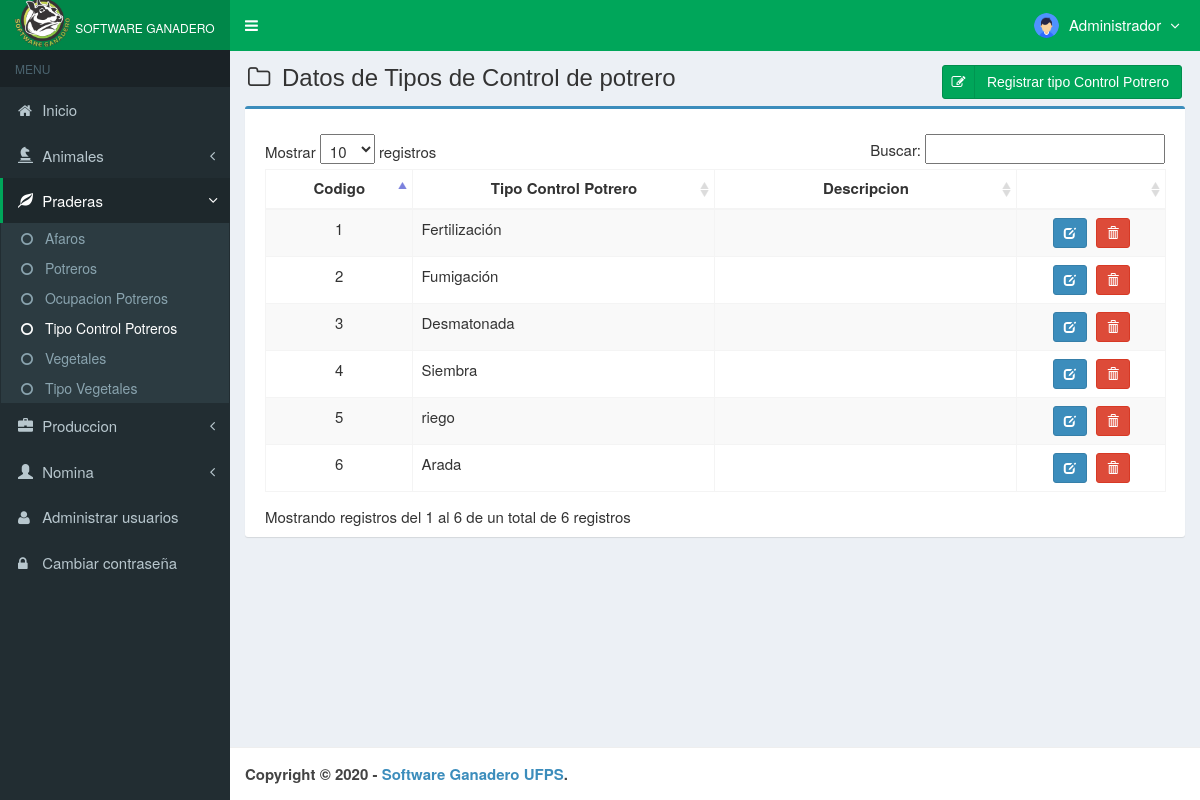
/main.php?module=tipo_ctr_potrero (signed in), run on the app's committed database.
### tables this page shows
CREATE TABLE `usuarios` (
  `id_user` int(3) NOT NULL,
  `username` varchar(50) NOT NULL,
  `name_user` varchar(50) NOT NULL,
  `password` varchar(50) NOT NULL,
  `email` varchar(50) DEFAULT NULL,
  `telefono` varchar(13) DEFAULT NULL,
  `foto` varchar(100) DEFAULT NULL,
  `permisos_acceso` enum('Super Admin','Gerente','Almacen') NOT NULL,
  `status` enum('activo','bloqueado') NOT NULL DEFAULT 'activo',
  `created_at` timestamp NOT NULL DEFAULT CURRENT_TIMESTAMP,
  `updated_at` timestamp NOT NULL DEFAULT CURRENT_TIMESTAMP ON UPDATE CURRENT_TIMESTAMP
);

CREATE TABLE `tipo_control_potrero` (
  `id` int(11) NOT NULL,
  `nombre` varchar(60) NOT NULL,
  `descripcion` varchar(60) NOT NULL
);

### modules/tipo_ctr_potrero/view.php (the view, shortened to what this page needs)
<section class="content-header">
  <h1>
    <i class="fa fa-folder-o icon-title"></i> Datos de Tipos de Control de potrero
    <a class="btn btn-success btn-social pull-right" href="?module=form_tipo_ctr_potrero&form=add" title="agregar" data-toggle="tooltip">
      <i class="fa fa-edit fa-fw"></i> Registrar tipo Control Potrero
    </a>
  </h1>
</section>
<section class="content">
  <div class="row">
    <div class="col-md-12">
      <div class="box box-primary">
        <div class="box-body">
          <table id="dataTables1" class="table table-bordered table-striped table-hover">
            <thead>
              <tr>
                <th class="center">Codigo</th>
                <th class="center">Tipo Control Potrero</th>
                <th class="center">Descripcion</th>
                <th></th>
              </tr>
            </thead>
            <tbody>
            <?php
            $query = mysqli_query($mysqli, "SELECT id,nombre,descripcion FROM tipo_control_potrero ORDER BY id DESC")
                                            or die('error: '.mysqli_error($mysqli));
            while ($data = mysqli_fetch_assoc($query)) {
              echo "<tr>
                      <td width='80' class='center'>$data[id]</td>
                      <td width='180'>$data[nombre]</td>
                      <td width='180'>$data[descripcion]</td>
                      <td class='center' width='80'>
                        <div>
                          <a data-toggle='tooltip' data-placement='top' title='modificar' style='margin-right:5px' class='btn btn-primary btn-sm' href='?module=form_tipo_ctr_potrero&form=edit&id=$data[id]'>
                              <i style='color:#fff' class='glyphicon glyphicon-edit'></i>
                          </a>";
            ?>
                          <a data-toggle="tooltip" data-placement="top" title="Eliminar" class="btn btn-danger btn-sm" href="modules/tipo_ctr_potrero/proses.php?act=delete&id=<?php echo $data['id'];?>" onclick="return confirm('estas seguro de eliminar el tipo de Control Potrero <?php echo $data['nombre']; ?> ?');">
                              <i style="color:#fff" class="glyphicon glyphicon-trash"></i>
                          </a>
            <?php
              echo "    </div>
                      </td>
                    </tr>";
            }
            ?>
            </tbody>
          </table>
        </div>
      </div>
    </div>
  </div>
</section><!-- /.content

### top-menu.php (shortened to what this page needs)
<?php
require_once "config/database.php";
$query = mysqli_query($mysqli, "SELECT id_user, name_user, foto, permisos_acceso FROM usuarios WHERE id_user='$_SESSION[id_user]'")
                                or die('error: '.mysqli_error($mysqli));
$data = mysqli_fetch_assoc($query);
?>
<li class="dropdown user user-menu">
  <a href="#" class="dropdown-toggle" data-toggle="dropdown">
  <?php
  if ($data['foto']=="") { ?>
    <img src="images/user/usuario.png" class="user-image" alt="User Image"/>
  <?php
  }
  else { ?>
    <img src="images/user/<?php echo $data['foto']; ?>" class="user-image" alt="User Image"/>
  <?php
  }
  ?>
    <span class="hidden-xs"><?php echo $data['name_user']; ?> <i style="margin-left:5px" class="fa fa-angle-down"></i></span>
  </a>
</li>

### assets/css/skins/_all-skins.css (style rules this page uses)
.skin-green .main-header .navbar .nav > li > a { color: #ffffff; }
.skin-green .content-header { background: transparent; }

### assets/css/style.css (style rules this page uses)
.btn-social *:first-child { border-right: 1px solid rgba(0, 0, 0, 0.1); bottom: 0; font-size: 1em !important; left: 0; line-height: 32px !important; position: absolute; text-align: center; top: 0; width: 32px !important; }
.content-header { padding: 15px 18px 0; position: relative; }
.center { text-align:center; }
.icon-title { margin-right: 5px; }
body { background-color: #fff; color: #333; font-size: 15px; line-height: 1.42857; }

### data on the page
usuarios: foto (picture), name_user "Administrador"
tipo_control_potrero: id "6", nombre "Arada"
tipo_control_potrero: id "5", nombre "riego"
tipo_control_potrero: id "4", nombre "Siembra"
tipo_control_potrero: id "3", nombre "Desmatonada"
tipo_control_potrero: id "2", nombre "Fumigación"
tipo_control_potrero: id "1", nombre "Fertilización"
